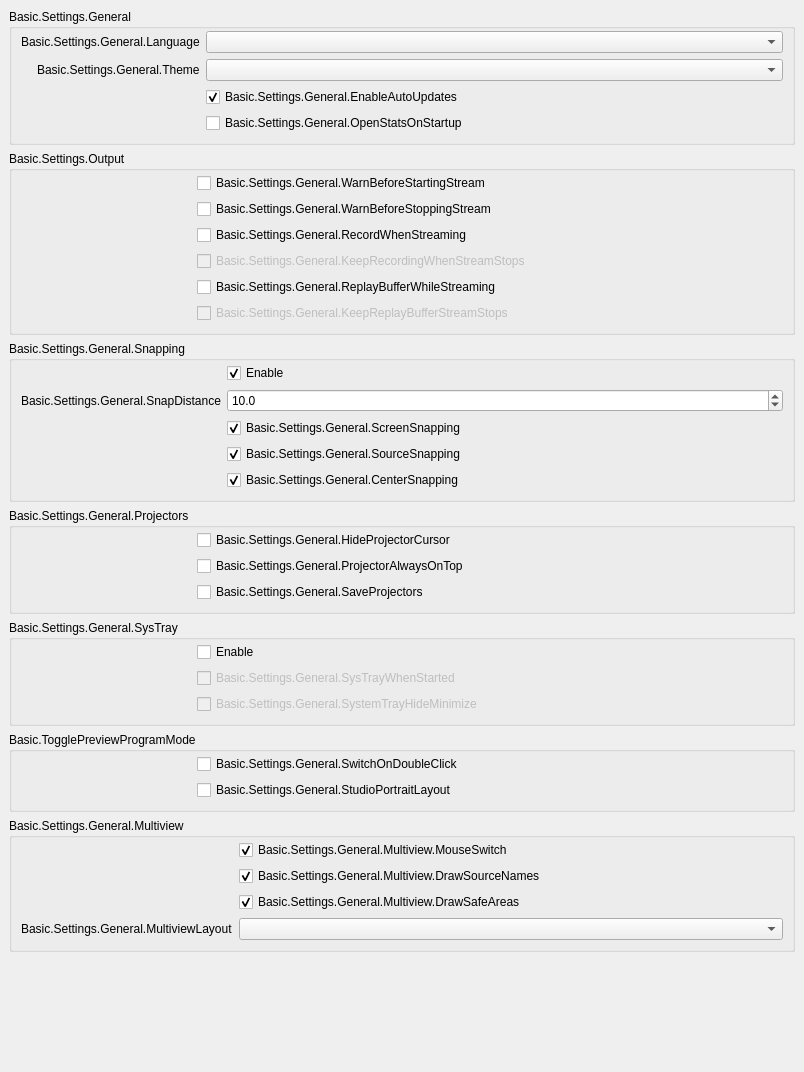
           <widget class="QWidget" name="scrollAreaWidgetContents_2">
            <property name="geometry">
             <rect>
              <x>0</x>
              <y>0</y>
              <width>804</width>
              <height>1072</height>
             </rect>
            </property>
            <layout class="QVBoxLayout" name="verticalLayout_19">
             <property name="leftMargin">
              <number>0</number>
             </property>
             <property name="topMargin">
              <number>0</number>
             </property>
             <property name="rightMargin">
              <number>0</number>
             </property>
             <property name="bottomMargin">
              <number>9</number>
             </property>
             <item alignment="Qt::AlignTop">
              <widget class="QWidget" name="widget_2" native="true">
               <layout class="QVBoxLayout" name="verticalLayout_20">
                <item>
                 <widget class="QGroupBox" name="groupBox_15">
                  <property name="title">
                   <string>Basic.Settings.General</string>
                  </property>
                  <layout class="QFormLayout" name="formLayout_32">
                   <property name="fieldGrowthPolicy">
                    <enum>QFormLayout::AllNonFixedFieldsGrow</enum>
                   </property>
                   <property name="labelAlignment">
                    <set>Qt::AlignRight|Qt::AlignTrailing|Qt::AlignVCenter</set>
                   </property>
                   <property name="topMargin">
                    <number>2</number>
                   </property>
                   <item row="0" column="0">
                    <widget class="QLabel" name="label">
                     <property name="text">
                      <string>Basic.Settings.General.Language</string>
                     </property>
                     <property name="buddy">
                      <cstring>language</cstring>
                     </property>
                    </widget>
                   </item>
                   <item row="0" column="1">
                    <widget class="QComboBox" name="language"/>
                   </item>
                   <item row="1" column="0">
                    <widget class="QLabel" name="label_42">
                     <property name="text">
                      <string>Basic.Settings.General.Theme</string>
                     </property>
                     <property name="buddy">
                      <cstring>theme</cstring>
                     </property>
                    </widget>
                   </item>
                   <item row="1" column="1">
                    <widget class="QComboBox" name="theme"/>
                   </item>
                   <item row="2" column="0">
                    <spacer name="horizontalSpacer_3">
                     <property name="orientation">
                      <enum>Qt::Horizontal</enum>
                     </property>
                     <property name="sizeType">
                      <enum>QSizePolicy::Fixed</enum>
                     </property>
                     <property name="sizeHint" stdset="0">
                      <size>
                       <width>170</width>
                       <height>5</height>
                      </size>
                     </property>
                    </spacer>
                   </item>
                   <item row="2" column="1">
                    <widget class="QCheckBox" name="enableAutoUpdates">
                     <property name="text">
                      <string>Basic.Settings.General.EnableAutoUpdates</string>
                     </property>
                     <property name="checked">
                      <bool>true</bool>
                     </property>
                    </widget>
                   </item>
                   <item row="3" column="1">
                    <widget class="QCheckBox" name="openStatsOnStartup">
                     <property name="text">
                      <string>Basic.Settings.General.OpenStatsOnStartup</string>
                     </property>
                    </widget>
                   </item>
                  </layout>
                 </widget>
                </item>
                <item>
                 <widget class="QGroupBox" name="groupBox_16">
                  <property name="title">
                   <string>Basic.Settings.Output</string>
                  </property>
                  <layout class="QFormLayout" name="formLayout_2">
                   <property name="fieldGrowthPolicy">
                    <enum>QFormLayout::AllNonFixedFieldsGrow</enum>
                   </property>
                   <property name="topMargin">
                    <number>2</number>
                   </property>
                   <item row="0" column="0">
                    <spacer name="horizontalSpacer_5">
                     <property name="orientation">
                      <enum>Qt::Horizontal</enum>
                     </property>
                     <property name="sizeType">
                      <enum>QSizePolicy::Fixed</enum>
                     </property>
                     <property name="sizeHint" stdset="0">
                      <size>
                       <width>170</width>
                       <height>5</height>
                      </size>
                     </property>
                    </spacer>
                   </item>
                   <item row="0" column="1">
                    <widget class="QCheckBox" name="warnBeforeStreamStart">
                     <property name="text">
                      <string>Basic.Settings.General.WarnBeforeStartingStream</string>
                     </property>
                    </widget>
                   </item>
                   <item row="1" column="1">
                    <widget class="QCheckBox" name="warnBeforeStreamStop">
                     <property name="text">
                      <string>Basic.Settings.General.WarnBeforeStoppingStream</string>
                     </property>
                    </widget>
                   </item>
                   <item row="2" column="1">
                    <widget class="QCheckBox" name="recordWhenStreaming">
                     <property name="text">
                      <string>Basic.Settings.General.RecordWhenStreaming</string>
                     </property>
                    </widget>
                   </item>
                   <item row="3" column="1">
                    <widget class="QCheckBox" name="keepRecordStreamStops">
                     <property name="enabled">
                      <bool>false</bool>
                     </property>
                     <property name="text">
                      <string>Basic.Settings.General.KeepRecordingWhenStreamStops</string>
                     </property>
                    </widget>
                   </item>
                   <item row="4" column="1">
                    <widget class="QCheckBox" name="replayWhileStreaming">
                     <property name="text">
                      <string>Basic.Settings.General.ReplayBufferWhileStreaming</string>
                     </property>
                    </widget>
                   </item>
                   <item row="5" column="1">
                    <widget class="QCheckBox" name="keepReplayStreamStops">
                     <property name="enabled">
                      <bool>false</bool>
                     </property>
                     <property name="text">
                      <string>Basic.Settings.General.KeepReplayBufferStreamStops</string>
                     </property>
                    </widget>
                   </item>
                  </layout>
                 </widget>
                </item>
                <item>
                 <widget class="QGroupBox" name="groupBox_10">
                  <property name="enabled">
                   <bool>true</bool>
                  </property>
                  <property name="sizePolicy">
                   <sizepolicy hsizetype="Preferred" vsizetype="Maximum">
                    <horstretch>0</horstretch>
                    <verstretch>0</verstretch>
                   </sizepolicy>
                  </property>
                  <property name="title">
                   <string>Basic.Settings.General.Snapping</string>
                  </property>
                  <property name="flat">
                   <bool>false</bool>
                  </property>
                  <layout class="QFormLayout" name="formLayout_21">
                   <property name="fieldGrowthPolicy">
                    <enum>QFormLayout::AllNonFixedFieldsGrow</enum>
                   </property>
                   <property name="labelAlignment">
                    <set>Qt::AlignRight|Qt::AlignTrailing|Qt::AlignVCenter</set>
                   </property>
                   <property name="topMargin">
                    <number>2</number>
                   </property>
                   <item row="0" column="1">
                    <widget class="QCheckBox" name="snappingEnabled">
                     <property name="text">
                      <string>Enable</string>
                     </property>
                     <property name="checked">
                      <bool>true</bool>
                     </property>
                    </widget>
                   </item>
                   <item row="2" column="1">
                    <widget class="QCheckBox" name="screenSnapping">
                     <property name="text">
                      <string>Basic.Settings.General.ScreenSnapping</string>
                     </property>
                     <property name="checked">
                      <bool>true</bool>
                     </property>
                    </widget>
                   </item>
                   <item row="4" column="1">
                    <widget class="QCheckBox" name="centerSnapping">
                     <property name="text">
                      <string>Basic.Settings.General.CenterSnapping</string>
                     </property>
                     <property name="checked">
                      <bool>true</bool>
                     </property>
                    </widget>
                   </item>
                   <item row="3" column="1">
                    <widget class="QCheckBox" name="sourceSnapping">
                     <property name="text">
                      <string>Basic.Settings.General.SourceSnapping</string>
                     </property>
                     <property name="checked">
                      <bool>true</bool>
                     </property>
                    </widget>
                   </item>
                   <item row="1" column="1">
                    <widget class="QDoubleSpinBox" name="snapDistance">
                     <property name="decimals">
                      <number>1</number>
                     </property>
                     <property name="singleStep">
                      <double>0.500000000000000</double>
                     </property>
                     <property name="value">
                      <double>10.000000000000000</double>
                     </property>
                    </widget>
                   </item>
                   <item row="1" column="0">
                    <widget class="QLabel" name="label_9">
                     <property name="text">
                      <string>Basic.Settings.General.SnapDistance</string>
                     </property>
                     <property name="buddy">
                      <cstring>snapDistance</cstring>
                     </property>
                    </widget>
                   </item>
                   <item row="3" column="0">
                    <spacer name="horizontalSpacer_4">
                     <property name="orientation">
                      <enum>Qt::Horizontal</enum>
                     </property>
                     <property name="sizeType">
                      <enum>QSizePolicy::Fixed</enum>
                     </property>
                     <property name="sizeHint" stdset="0">
                      <size>
                       <width>170</width>
                       <height>5</height>
                      </size>
                     </property>
                    </spacer>
                   </item>
                  </layout>
                 </widget>
                </item>
                <item>
                 <widget class="QGroupBox" name="groupBox_14">
                  <property name="title">
                   <string>Basic.Settings.General.Projectors</string>
                  </property>
                  <layout class="QFormLayout" name="formLayout_28">
                   <property name="fieldGrowthPolicy">
                    <enum>QFormLayout::AllNonFixedFieldsGrow</enum>
                   </property>
                   <property name="topMargin">
                    <number>2</number>
                   </property>
                   <item row="0" column="1">
                    <widget class="QCheckBox" name="hideProjectorCursor">
                     <property name="text">
                      <string>Basic.Settings.General.HideProjectorCursor</string>
                     </property>
                    </widget>
                   </item>
                   <item row="1" column="1">
                    <widget class="QCheckBox" name="projectorAlwaysOnTop">
                     <property name="text">
                      <string>Basic.Settings.General.ProjectorAlwaysOnTop</string>
                     </property>
                    </widget>
                   </item>
                   <item row="2" column="1">
                    <widget class="QCheckBox" name="saveProjectors">
                     <property name="text">
                      <string>Basic.Settings.General.SaveProjectors</string>
                     </property>
                    </widget>
                   </item>
                   <item row="1" column="0">
                    <spacer name="horizontalSpacer">
                     <property name="orientation">
                      <enum>Qt::Horizontal</enum>
                     </property>
                     <property name="sizeType">
                      <enum>QSizePolicy::Fixed</enum>
                     </property>
                     <property name="sizeHint" stdset="0">
                      <size>
                       <width>170</width>
                       <height>5</height>
                      </size>
                     </property>
                    </spacer>
                   </item>
                  </layout>
                 </widget>
                </item>
                <item>
                 <widget class="QGroupBox" name="groupBox_13">
                  <property name="title">
                   <string>Basic.Settings.General.SysTray</string>
                  </property>
                  <layout class="QFormLayout" name="formLayout_29">
                   <property name="fieldGrowthPolicy">
                    <enum>QFormLayout::AllNonFixedFieldsGrow</enum>
                   </property>
                   <property name="topMargin">
                    <number>2</number>
                   </property>
                   <item row="0" column="1">
                    <widget class="QCheckBox" name="systemTrayEnabled">
                     <property name="text">
                      <string>Enable</string>
                     </property>
                    </widget>
                   </item>
                   <item row="1" column="1">
                    <widget class="QCheckBox" name="systemTrayWhenStarted">
                     <property name="enabled">
                      <bool>false</bool>
                     </property>
                     <property name="text">
                      <string>Basic.Settings.General.SysTrayWhenStarted</string>
                     </property>
                    </widget>
                   </item>
                   <item row="2" column="1">
                    <widget class="QCheckBox" name="systemTrayAlways">
                     <property name="enabled">
                      <bool>false</bool>
                     </property>
                     <property name="text">
                      <string>Basic.Settings.General.SystemTrayHideMinimize</string>
                     </property>
                    </widget>
                   </item>
                   <item row="1" column="0">
                    <spacer name="horizontalSpacer_2">
                     <property name="orientation">
                      <enum>Qt::Horizontal</enum>
                     </property>
                     <property name="sizeType">
                      <enum>QSizePolicy::Fixed</enum>
                     </property>
                     <property name="sizeHint" stdset="0">
                      <size>
                       <width>170</width>
                       <height>5</height>
                      </size>
                     </property>
                    </spacer>
                   </item>
                  </layout>
                 </widget>
                </item>
                <item>
                 <widget class="QGroupBox" name="groupBox_11">
                  <property name="title">
                   <string>Basic.TogglePreviewProgramMode</string>
                  </property>
                  <layout class="QFormLayout" name="formLayout_31">
                   <property name="fieldGrowthPolicy">
                    <enum>QFormLayout::AllNonFixedFieldsGrow</enum>
                   </property>
                   <property name="labelAlignment">
                    <set>Qt::AlignRight|Qt::AlignTrailing|Qt::AlignVCenter</set>
                   </property>
                   <property name="topMargin">
                    <number>2</number>
                   </property>
                   <item row="0" column="1">
                    <widget class="QCheckBox" name="doubleClickSwitch">
                     <property name="text">
                      <string>Basic.Settings.General.SwitchOnDoubleClick</string>
                     </property>
                    </widget>
                   </item>
                   <item row="0" column="0">
                    <spacer name="horizontalSpacer_6">
                     <property name="orientation">
                      <enum>Qt::Horizontal</enum>
                     </property>
                     <property name="sizeHint" stdset="0">
                      <size>
                       <width>170</width>
                       <height>5</height>
                      </size>
                     </property>
                    </spacer>
                   </item>
                   <item row="1" column="1">
                    <widget class="QCheckBox" name="studioPortraitLayout">
                     <property name="text">
                      <string>Basic.Settings.General.StudioPortraitLayout</string>
                     </property>
                    </widget>
                   </item>
                  </layout>
                 </widget>
                </item>
                <item>
                 <widget class="QGroupBox" name="groupBoxMultiview">
                  <property name="title">
                   <string>Basic.Settings.General.Multiview</string>
                  </property>
                  <layout class="QFormLayout" name="formLayoutMultiview">
                   <property name="fieldGrowthPolicy">
                    <enum>QFormLayout::AllNonFixedFieldsGrow</enum>
                   </property>
                   <property name="labelAlignment">
                    <set>Qt::AlignRight|Qt::AlignTrailing|Qt::AlignVCenter</set>
                   </property>
                   <property name="topMargin">
                    <number>2</number>
                   </property>
                   <item row="0" column="0">
                    <spacer name="horizontalSpacerMultiview">
                     <property name="orientation">
                      <enum>Qt::Horizontal</enum>
                     </property>
                     <property name="sizeType">
                      <enum>QSizePolicy::Fixed</enum>
                     </property>
                     <property name="sizeHint" stdset="0">
                      <size>
                       <width>170</width>
                       <height>5</height>
                      </size>
                     </property>
                    </spacer>
                   </item>
                   <item row="0" column="1">
                    <widget class="QCheckBox" name="multiviewMouseSwitch">
                     <property name="text">
                      <string>Basic.Settings.General.Multiview.MouseSwitch</string>
                     </property>
                     <property name="checked">
                      <bool>true</bool>
                     </property>
                    </widget>
                   </item>
                   <item row="1" column="1">
                    <widget class="QCheckBox" name="multiviewDrawNames">
                     <property name="text">
                      <string>Basic.Settings.General.Multiview.DrawSourceNames</string>
                     </property>
                     <property name="checked">
                      <bool>true</bool>
                     </property>
                    </widget>
                   </item>
                   <item row="2" column="1">
                    <widget class="QCheckBox" name="multiviewDrawAreas">
                     <property name="text">
                      <string>Basic.Settings.General.Multiview.DrawSafeAreas</string>
                     </property>
                     <property name="checked">
                      <bool>true</bool>
                     </property>
                    </widget>
                   </item>
                   <item row="3" column="1">
                    <widget class="QComboBox" name="multiviewLayout"/>
                   </item>
                   <item row="3" column="0">
                    <widget class="QLabel" name="label_64">
                     <property name="text">
                      <string>Basic.Settings.General.MultiviewLayout</string>
                     </property>
                     <property name="buddy">
                      <cstring>multiviewLayout</cstring>
                     </property>
                    </widget>
                   </item>
                  </layout>
                 </widget>
                </item>
               </layout>
              </widget>
             </item>
            </layout>
           </widget>
